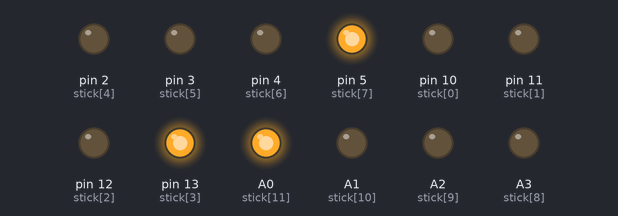
Simulated run of this sketch. Board: Arduino Uno, built with avr-gcc and run on an emulated ATmega328P. On the bench: output pins drawn as LEDs (lit = HIGH).

Above: at 0.05 s.
At 0.55 s:
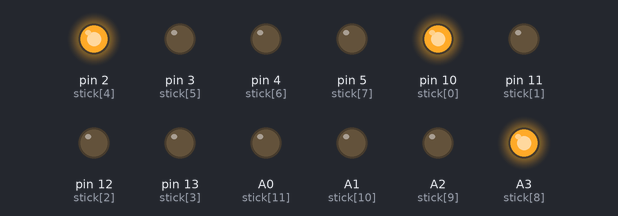
At 1.15 s:
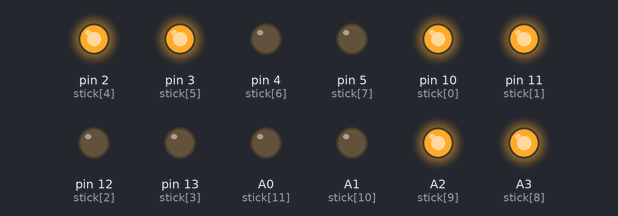
At 2.4 s:
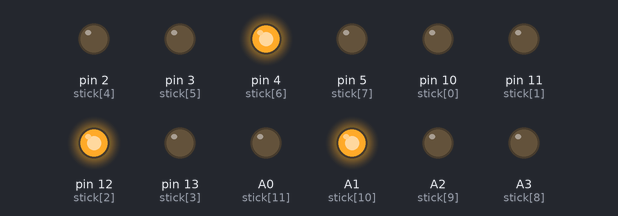
At 3.55 s:
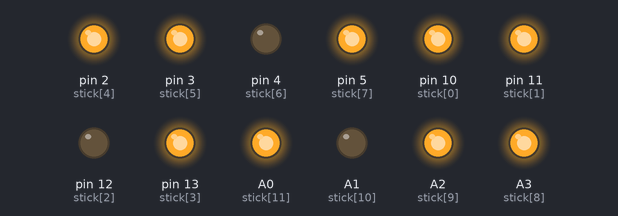
At 4.8 s:
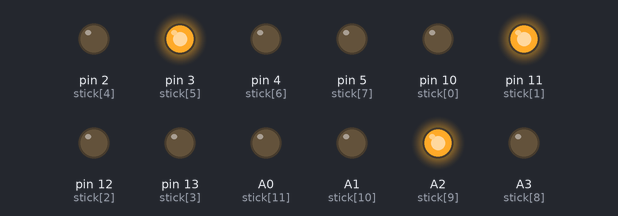
Timing chart, 0 to 5.1 s (numbered marks = the images above):
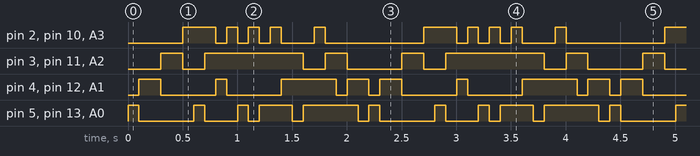

The sketch:

CharlieStickX3.ino
```cpp
//Project:
//Author: Josh Dolgin
//Date: YY/MM/DD
//Status:
#define PinCon 0
#define PinState 1
#define LED_COUNT 12
#define numPin 4
uint8_t stick[] = {10, 11, 12, 13, 2, 3, 4, 5, A3, A2, A1, A0};
int configuration[LED_COUNT][2][4] = {
  { { INPUT, INPUT, OUTPUT, OUTPUT }, { LOW, LOW, LOW, HIGH } }, // 1
  { { INPUT, INPUT, OUTPUT, OUTPUT }, { LOW, LOW, HIGH, LOW } }, // 2
  { { INPUT, OUTPUT, OUTPUT, INPUT }, { LOW, LOW, HIGH, LOW } }, // 3
  { { INPUT, OUTPUT, OUTPUT, INPUT }, { LOW, HIGH, LOW, LOW } }, // 4
  { { OUTPUT, OUTPUT, INPUT, INPUT }, { LOW, HIGH, LOW, LOW } }, // 5
  { { OUTPUT, OUTPUT, INPUT, INPUT }, { HIGH, LOW, LOW, LOW } }, // 6
  { { INPUT, OUTPUT, INPUT, OUTPUT }, { LOW, LOW, LOW, HIGH } }, // 7
  { { INPUT, OUTPUT, INPUT, OUTPUT }, { LOW, HIGH, LOW, LOW } }, // 8
  { { OUTPUT, INPUT, OUTPUT, INPUT }, { LOW, LOW, HIGH, LOW } }, // 9
  { { OUTPUT, INPUT, OUTPUT, INPUT }, { HIGH, LOW, LOW, LOW } }, // 10
  { { OUTPUT, INPUT, INPUT, OUTPUT }, { LOW, LOW, LOW, HIGH } }, // 11
  { { OUTPUT, INPUT, INPUT, OUTPUT }, { HIGH, LOW, LOW, LOW } }  // 12
};

void setup() {
}

void loop() {
  for (uint8_t l = 0; l < LED_COUNT; l++) {
    for (uint8_t i = 0; i < numPin; i++) {
      pinMode(stick[i], configuration[l][PinCon][i]);
      digitalWrite(stick[i], configuration[l][PinState][i]);
      pinMode(stick[i + (1 << 2)], configuration[l][PinCon][i]);
      digitalWrite(stick[i + (1 << 2)], configuration[l][PinState][i]);
       pinMode(stick[i + (1 << 3)], configuration[l][PinCon][i]);
      digitalWrite(stick[i + (1 << 3)], configuration[l][PinState][i]);
    }
    delay(100);
  }
  for (uint8_t l = 10; l > 0; l--) {
    for (uint8_t i = 0; i < numPin; i++) {
      pinMode(stick[i], configuration[l][PinCon][i]);
      digitalWrite(stick[i], configuration[l][PinState][i]);
      pinMode(stick[i + (1 << 2)], configuration[l][PinCon][i]);
      digitalWrite(stick[i + (1 << 2)], configuration[l][PinState][i]);
      pinMode(stick[i + (1 << 3)], configuration[l][PinCon][i]);
      digitalWrite(stick[i + (1 << 3)], configuration[l][PinState][i]);
    }
    delay(100);
  }
}
```

Measured:
- by itself, pin 3 (stick[5]), pin 11 (stick[1]), A2 (stick[9]): repeats every 2.2 s: LOW 0.20 s, HIGH 0.90 s, LOW 0.20 s, HIGH 0.20 s, LOW 0.50 s, HIGH 0.20 s
- by itself, pin 2 (stick[4]), pin 10 (stick[0]), A3 (stick[8]): repeats every 2.2 s: 3 × (LOW 0.10 s, HIGH 0.10 s), LOW 0.30 s, HIGH 0.10 s, LOW 0.90 s, HIGH 0.30 s
- by itself, everything shown: repeats every 2.2 s, in 22 steps
